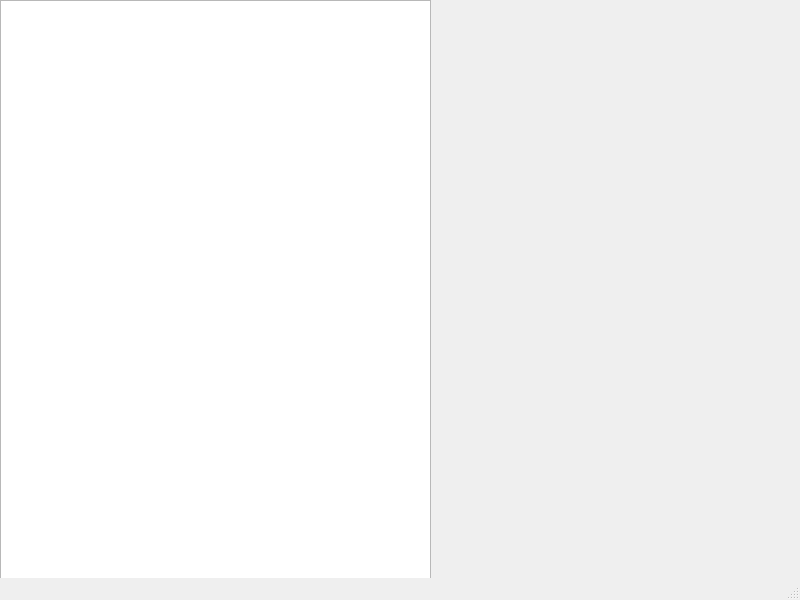
<?xml version="1.0" encoding="UTF-8"?>
<ui version="4.0">
 <class>MainWindow</class>
 <widget class="QMainWindow" name="MainWindow">
  <property name="geometry">
   <rect>
    <x>0</x>
    <y>0</y>
    <width>800</width>
    <height>600</height>
   </rect>
  </property>
  <property name="windowTitle">
   <string>MainWindow</string>
  </property>
  <widget class="QWidget" name="centralwidget">
   <widget class="QGraphicsView" name="graphicsView">
    <property name="geometry">
     <rect>
      <x>0</x>
      <y>0</y>
      <width>431</width>
      <height>581</height>
     </rect>
    </property>
   </widget>
  </widget>
  <widget class="QStatusBar" name="statusbar"/>
 </widget>
 <resources/>
 <connections/>
</ui>
